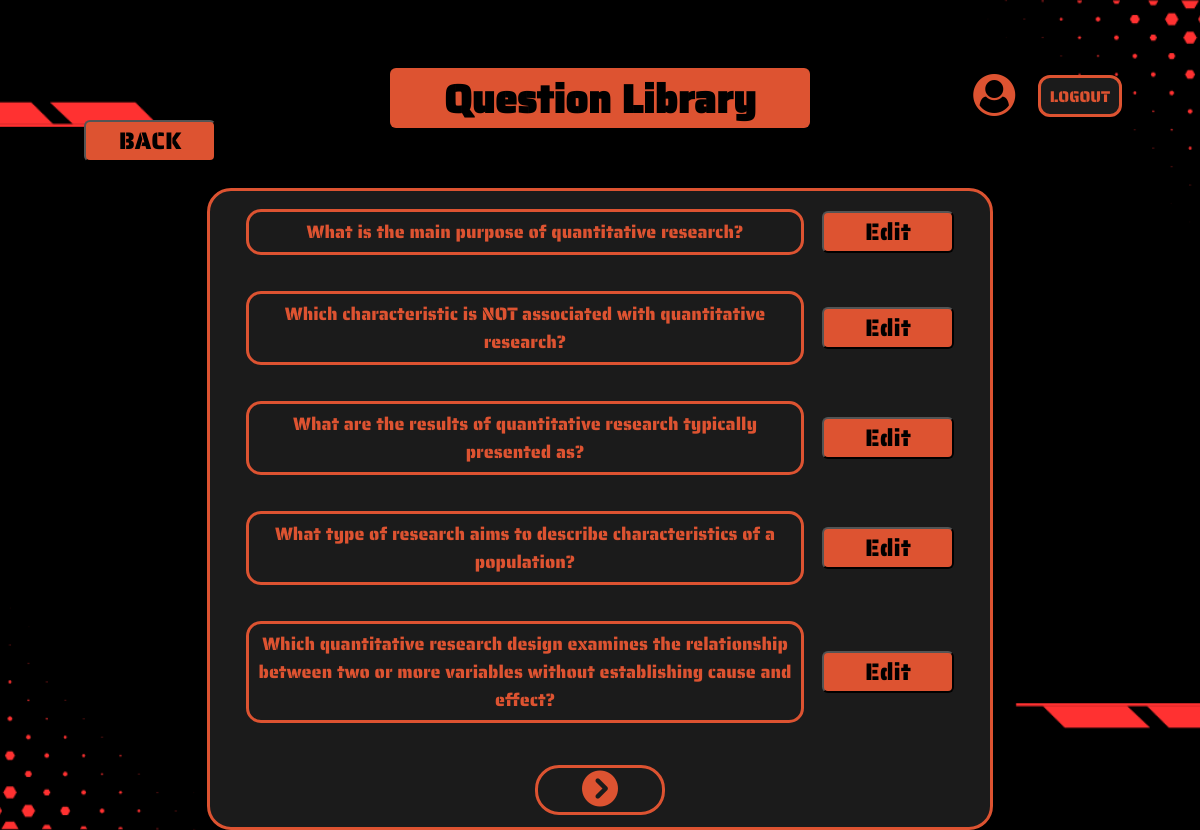
The page /Moderator/Editing.php?topic_id=T001 (signed in) on the database its author committed.
### tables this page shows
CREATE TABLE `questions` (
  `question_id` varchar(25) NOT NULL,
  `question` text NOT NULL,
  `option_1` text NOT NULL,
  `option_2` text NOT NULL,
  `option_3` text NOT NULL,
  `option_4` text NOT NULL,
  `correct_answer` int(2) NOT NULL,
  `topic_id` varchar(25) DEFAULT NULL,
  `total_attempts` int(4) NOT NULL,
  `correct_attempts` int(4) NOT NULL
);

### Moderator/Editing.php (the view, shortened to what this page needs)
<!DOCTYPE html>
<html lang="en">
<head>
    <link rel="stylesheet" href="../styles.css">
    <link rel="stylesheet" href="https://cdnjs.cloudflare.com/ajax/libs/font-awesome/6.0.0-beta3/css/all.min.css">
    <link rel="stylesheet" href="https://cdnjs.cloudflare.com/ajax/libs/font-awesome/4.7.0/css/font-awesome.min.css">
</head>
<body>
    <h1>Question Library</h1>
    <div class="backbtn">
        <button onclick="location.href='Edit_Questions.php'">BACK</button>
    </div>
    <div class="question-container">
        <?php
        include "../assets/conn.php";
        $topic_id = $_GET['topic_id'];
        $questionsPerPage = 5;
        $page = isset($_GET['page']) ? (int)$_GET['page'] : 1;
        $offset = ($page - 1) * $questionsPerPage;
        $sql = "SELECT question_ID, question FROM Questions WHERE topic_id = '$topic_id' ORDER BY question_ID LIMIT $questionsPerPage OFFSET $offset";
        $result = $conn->query($sql);
        $totalQuestionsSql = "SELECT COUNT(*) as total FROM Questions WHERE topic_id = '$topic_id'";
        $totalResult = $conn->query($totalQuestionsSql);
        $totalQuestions = $totalResult->fetch_assoc()['total'];
        $totalPages = ceil($totalQuestions / $questionsPerPage);
        if ($result->num_rows > 0) {
            while ($row = $result->fetch_assoc()) {
                echo '<div class="question-item">
                <div class="question-text">' . htmlspecialchars($row["question"]) . '</div>
                <div class="editbtn">
                    <button class="edit-button" onclick="window.location.href=\'Edit_Specific_Question.php?question_ID=' . $row["question_ID"] . '\'">Edit</button>
                </div>
            </div>';
            }
        } else {
            echo "No questions found for this topic.";
        }
        echo '<div class="pagination">';
        if ($page < $totalPages) {
            echo '<button onclick="window.location.href=\'?topic_id=' . $topic_id . '&page=' . ($page + 1) . '\'"><i class="fas fa-chevron-circle-right"></i></button>';
        }
        echo '</div>';
        ?>
    </div>
    <div class="top-right-container">
        <div class="user-icon">
            <span onclick="location.href='Mod_User_Profile.php'"><i style="font-size:3.5vw" class="fa">&#xf2bd;</i></span>
        </div>
        <button class="logout-button" onclick="location.href='../auth/Logout_Page.php'">LOGOUT</button>
    </div>
</body>
</html>

### styles.css (style rules this page uses)
body { background-image: url('images/background_image.png'); background-size: cover; background-position: center; background-repeat: no-repeat; background-attachment: fixed; height: 100%; font-family: 'CustomFont'; color: rgb(248, 0, 0); height: 720px; transition: font-size 0.2s ease; }

### Moderator/Editing.php (style rules this page uses)
body { color: rgb(221, 83, 49); }
h1 { position: relative; top: 5vw; display: block; align-items: center; background-color: rgb(221, 83, 49); color: black; border-radius: 0.5vw; width: 35vw; height: 5vw; margin: auto; text-align: center; font-size: 3.3vw; margin-bottom: 10vw; }
.backbtn { position: absolute; top: 10vw; left: 7vw; }
.backbtn button { font-family: 'CustomFont'; background-color: rgb(221, 83, 49); align-items: center; width: 11vw; height: 3.5vw; justify-content: center; font-size: 2vw; color: rgb(0, 0, 0); border-radius: 0.5vw; border-color: rgb(0, 0, 0); transition: font-size 0.2s ease; display: flex; cursor: pointer; }
.question-container { text-align: center; margin: auto; text-align: center; display: flex; flex-direction: column; align-items: center; max-width: 65vw; background: rgb(27, 27, 27); border: solid; border-color: rgb(221, 83, 49); border-radius: 2vw; }
.question-item { display: flex; align-items: center; justify-content: center; margin: 1.5vw; }
.question-text { margin-right: 1.5vw; padding: 0.5vw; font-family: 'CustomFont'; font-size: 1.5vw; background-color: rgb(27, 27, 27); color: rgb(221, 83, 49); border: solid; border-color: rgb(221, 83, 49); border-radius: 15px; width: 45vw; cursor: default; }
.editbtn { display: flex; align-items: center; justify-content: center; }
.editbtn button { font-family: 'CustomFont'; background-color: rgb(221, 83, 49); align-items: center; width: 11vw; height: 3.5vw; justify-content: center; font-size: 2vw; color: rgb(0, 0, 0); border-radius: 0.5vw; border-color: rgb(0, 0, 0); transition: font-size 0.2s ease; display: flex; cursor: pointer; }
.pagination { text-align: center; margin-top: 2vw; margin-bottom: 1vw; border: solid; border-radius: 2vw; padding: 0.2vw; }
.pagination button { background-color: transparent; cursor: default; margin: 0 3vw; border: none; }
.pagination button i { font-size: 3vw; color: rgb(221, 83, 49); cursor: pointer; }
.top-right-container { position: absolute; top: 6.2vw; right: 15.4vw; display: flex; align-items: center; }
.top-right-container button { font-family: 'CustomFont'; background-color: rgb(27, 27, 27); color: rgb(221, 83, 49); border: solid; border-color: rgb(221, 83, 49); cursor: pointer; border-radius: 1vw; font-size: 1.3vw; position: absolute; left: 5.4vw; width: 7vw; height: 3.5vw; transition: font-size 0.2s ease; }
.user-icon { cursor: pointer; font-size: 1.5vw; }

### rows shown on the page
questions: question "What is the main purpose of quantitative research?"
questions: question "Which characteristic is NOT associated with quantitative research?"
questions: question "What are the results of quantitative research typically presented as?"
questions: question "What type of research aims to describe characteristics of a population?"
questions: question "Which quantitative research design examines the relationship between two or more variables without establishing cause and effect?"
